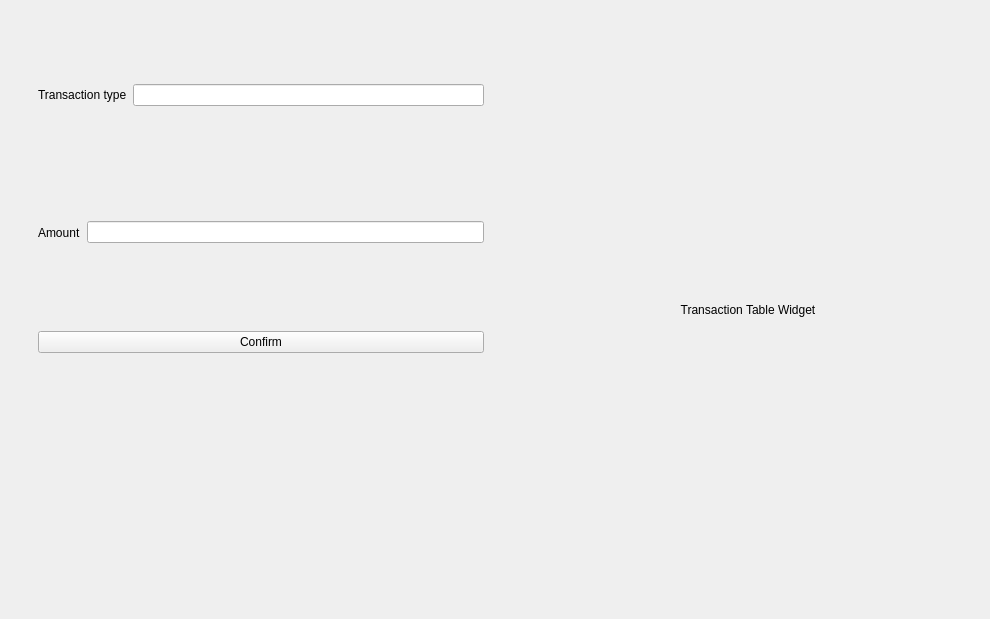
<?xml version="1.0" encoding="UTF-8"?>
<ui version="4.0">
 <class>transactions</class>
 <widget class="QWidget" name="transactions">
  <property name="geometry">
   <rect>
    <x>0</x>
    <y>0</y>
    <width>990</width>
    <height>619</height>
   </rect>
  </property>
  <property name="windowTitle">
   <string>Form</string>
  </property>
  <layout class="QHBoxLayout" name="horizontalLayout">
   <item>
    <widget class="QWidget" name="transactionFormContainerWidget" native="true">
     <property name="sizePolicy">
      <sizepolicy hsizetype="Minimum" vsizetype="Preferred">
       <horstretch>0</horstretch>
       <verstretch>0</verstretch>
      </sizepolicy>
     </property>
     <property name="maximumSize">
      <size>
       <width>500</width>
       <height>16777215</height>
      </size>
     </property>
     <layout class="QVBoxLayout" name="verticalLayout">
      <item>
       <widget class="QWidget" name="transactionInputFormsContainerWidget" native="true">
        <property name="sizePolicy">
         <sizepolicy hsizetype="Expanding" vsizetype="Preferred">
          <horstretch>0</horstretch>
          <verstretch>0</verstretch>
         </sizepolicy>
        </property>
        <layout class="QVBoxLayout" name="verticalLayout_2">
         <item>
          <widget class="QWidget" name="transactionTypeContainerWidget" native="true">
           <property name="sizePolicy">
            <sizepolicy hsizetype="Expanding" vsizetype="Preferred">
             <horstretch>0</horstretch>
             <verstretch>0</verstretch>
            </sizepolicy>
           </property>
           <layout class="QHBoxLayout" name="horizontalLayout_3">
            <item>
             <widget class="QLabel" name="transactionTypeLabel">
              <property name="text">
               <string>Transaction type</string>
              </property>
             </widget>
            </item>
            <item>
             <widget class="QLineEdit" name="transactionTypeLineEdit"/>
            </item>
           </layout>
          </widget>
         </item>
         <item>
          <widget class="QWidget" name="transactionAmountContainerWidget" native="true">
           <property name="sizePolicy">
            <sizepolicy hsizetype="Expanding" vsizetype="Preferred">
             <horstretch>0</horstretch>
             <verstretch>0</verstretch>
            </sizepolicy>
           </property>
           <layout class="QHBoxLayout" name="horizontalLayout_2">
            <item>
             <widget class="QLabel" name="transactionAmountLabel">
              <property name="text">
               <string>Amount</string>
              </property>
             </widget>
            </item>
            <item>
             <widget class="QLineEdit" name="transactionAmountLineEdit"/>
            </item>
           </layout>
          </widget>
         </item>
        </layout>
       </widget>
      </item>
      <item>
       <widget class="QWidget" name="transactionPromptsContainerWidget" native="true">
        <layout class="QVBoxLayout" name="verticalLayout_3">
         <item alignment="Qt::AlignmentFlag::AlignTop">
          <widget class="QWidget" name="transactionConfirmContainerWidget" native="true">
           <layout class="QVBoxLayout" name="verticalLayout_4">
            <item>
             <widget class="QPushButton" name="transactionConfirmPushButton">
              <property name="text">
               <string>Confirm</string>
              </property>
             </widget>
            </item>
           </layout>
          </widget>
         </item>
        </layout>
       </widget>
      </item>
     </layout>
    </widget>
   </item>
   <item>
    <widget class="QWidget" name="transactionContainerWidget" native="true">
     <layout class="QVBoxLayout" name="verticalLayout_5">
      <item>
       <widget class="QLabel" name="transactionTablePlaceholderLabel">
        <property name="text">
         <string>Transaction Table Widget</string>
        </property>
        <property name="alignment">
         <set>Qt::AlignmentFlag::AlignCenter</set>
        </property>
       </widget>
      </item>
     </layout>
    </widget>
   </item>
  </layout>
 </widget>
 <resources/>
 <connections/>
</ui>
